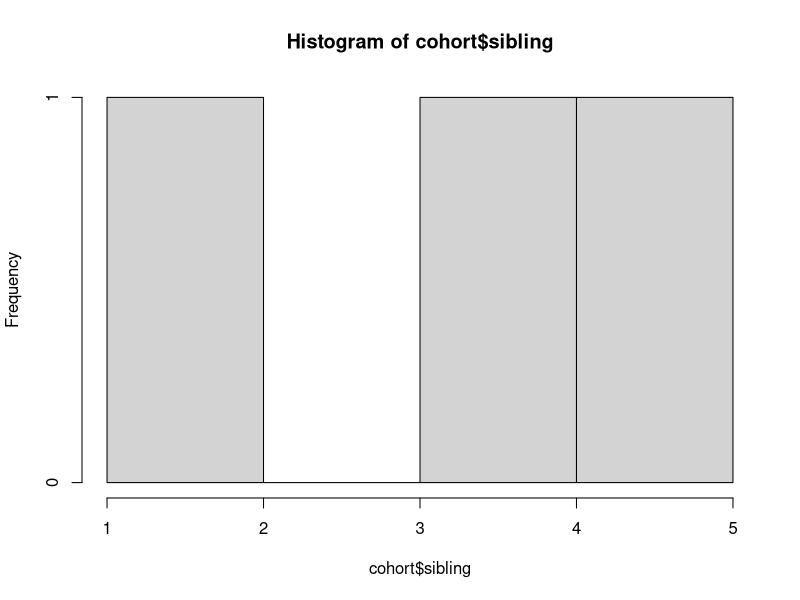
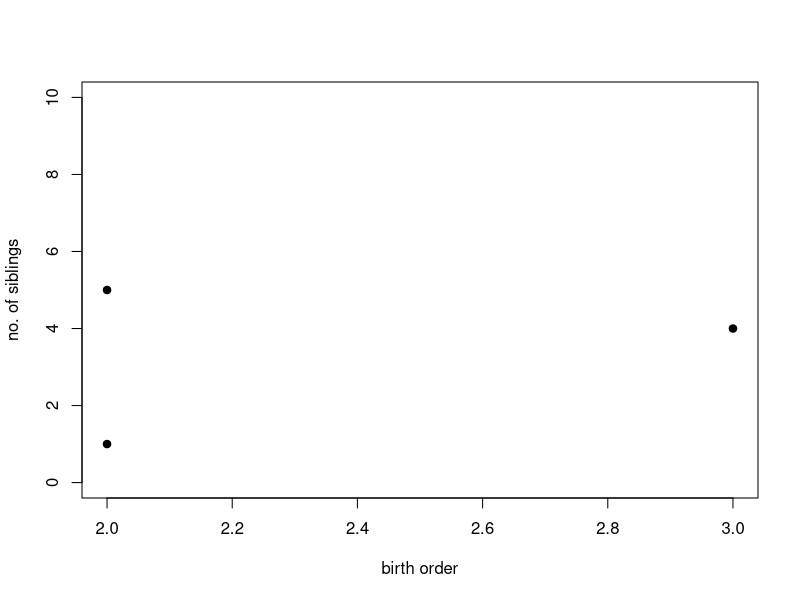

Write R code to recreate these figures, in order. (Note: this script raises an error after producing the figures.)
## ---- chunk 1
knitr::opts_chunk$set(echo = TRUE, eval=FALSE)
## ---- chunk 2
#load survey results into an object called cohort
cohort <- read.csv("CohortData.csv") #the file needs to be located in the working directory  
## ---- chunk 3
#What is the structure of the data?
str(cohort) #object names are case sensitive 

#What are the names of the different columns?
colnames(cohort) #searching ??colname or tabing out will lead to the command name "colnames"

#How many people responsed to the survey?
#a. modifying the arguement given to length
length(cohort$sibling) #length only works on a ve

#b. using the function dim()
dim(cohort) #dimensions (rows, col) 

#c. using the function nrow()
nrow(cohort) #returns number of rows of a vector, array or data frame
## ---- chunk 4

#What is the max, min and mean distance to the students favplace? 
mean(cohort$favplace) #return the mean distance
min(cohort$place) #return the min distance
max(cohort$favplace) #return the max distance

#Use the apply function to calculate the mean, min and max for all the interger columns 
apply(cohort[,1:4], 2, max) #the third arguement is the function
apply(cohort[,1:4], 2, min)
apply(cohort[,1:4], 2, range) #range will return the min and max
apply(cohort[,1:4], 2, mean)


#Use the summary function to create summary statistics for all of the columns
summary(cohort) #returns min,max, median, and quartiles by column


## ---- chunk 5

#What is the distribution of the no. of siblings in the cohort?
hist(cohort$sibling) #must call the col with the data of interest
  
#Does birth order correlate with no. of siblings?
plot(y=cohort$sibling, x=cohort$birth.order,ylim=c(0,10), col="black", pch=19, xlab="birth order", ylab="no. of siblings") #plot needs x and y values

#How do the quartiles of the different variables relate to eachother?
boxplot(cohort)

#How does the distribution of no. of siblings, birth order and birth date relate?
boxplot(cohort[,1:3]) #the subset using [rows, col] 


